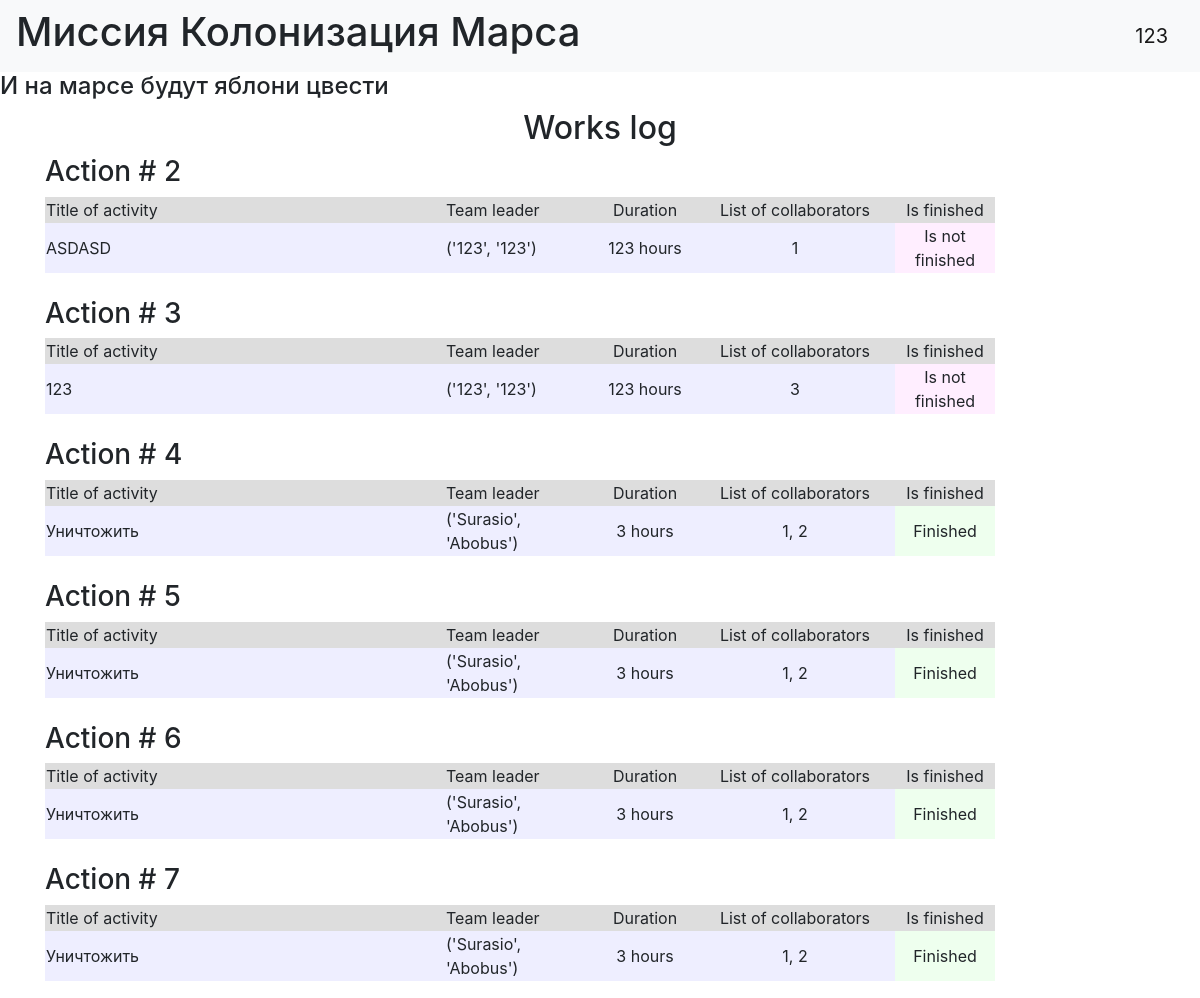
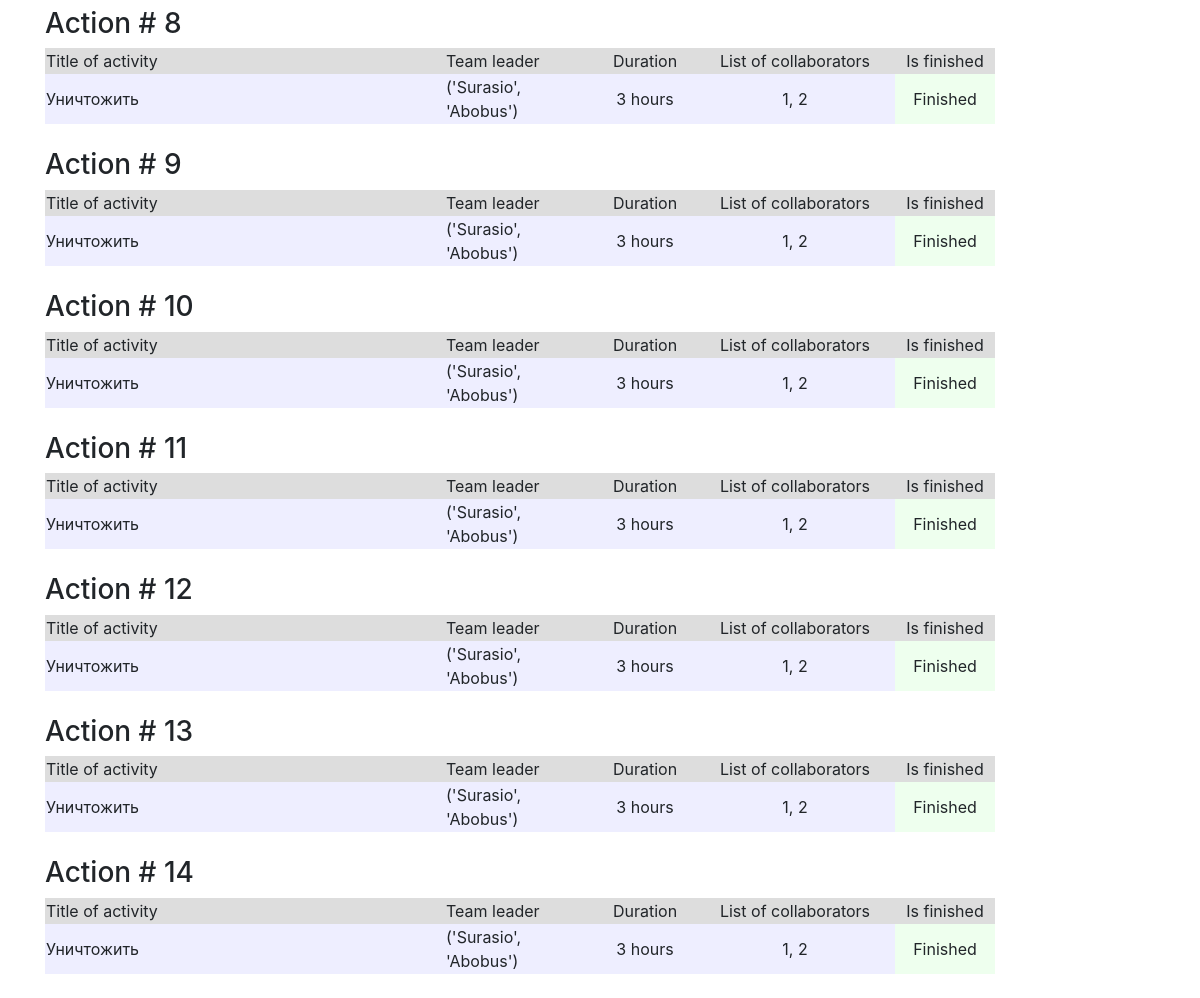
The page / (signed in) on the database its author committed (2 pictures, top to bottom).
### data/users.py (models this page shows, shortened)
class User(SqlAlchemyBase, UserMixin, SerializerMixin):
    __tablename__ = 'users'
    id = sqlalchemy.Column(sqlalchemy.Integer,
                           primary_key=True, autoincrement=True)
    surname = sqlalchemy.Column(sqlalchemy.String)
    name = sqlalchemy.Column(sqlalchemy.String)
    age = sqlalchemy.Column(sqlalchemy.Integer)
    position = sqlalchemy.Column(sqlalchemy.String)
    speciality = sqlalchemy.Column(sqlalchemy.String)
    address = sqlalchemy.Column(sqlalchemy.String)
    email = sqlalchemy.Column(sqlalchemy.String, unique=True)
    hashed_password = sqlalchemy.Column(sqlalchemy.String)
    created_date = sqlalchemy.Column(sqlalchemy.DateTime, default=datetime.datetime.now)
    jobs = orm.relationship("Jobs", back_populates='user')

### data/jobs.py (models this page shows, shortened)
class Jobs(SqlAlchemyBase, UserMixin, SerializerMixin):
    __tablename__ = 'jobs'
    id = sqlalchemy.Column(sqlalchemy.Integer,
                           primary_key=True, autoincrement=True)
    team_leader = sqlalchemy.Column(sqlalchemy.Integer,
                                    sqlalchemy.ForeignKey("users.id"))
    job = sqlalchemy.Column(sqlalchemy.String, nullable=True)
    work_size = sqlalchemy.Column(sqlalchemy.Integer, default=0, nullable=True)
    collaborators = sqlalchemy.Column(sqlalchemy.String, nullable=True)
    start_date = sqlalchemy.Column(sqlalchemy.DateTime)
    end_date = sqlalchemy.Column(sqlalchemy.DateTime)
    is_finished = sqlalchemy.Column(sqlalchemy.Boolean, default=True)
    user = orm.relationship('User')

### server.py (the view)
@app.route("/")
def index():
    session = db_session.create_session()
    jobs = session.query(Jobs).all()
    users = session.query(User).all()
    names = {name.id: (name.surname, name.name) for name in users}
    return render_template("index.html", jobs=jobs, names=names)

### data/db_session.py (called while the page is built)
def create_session() -> Session:
    global __factory
    return __factory()

### server.py (called while the page is built)
@login_manager.user_loader
def load_user(user_id):
    db_sess = db_session.create_session()
    return db_sess.query(User).get(user_id)

### templates/index.html (shortened to what this page needs)
{% extends "base.html" %}
{% block content %}
<h2 align="center">Works log</h2>
{% for job in jobs %}
<h3>Action # {{ job.id }}</h3>
<div class="table_container">
    <table class="my_table">
        <tr class="my_row">
            <td class="title" width="400px" bgcolor="#dddddd">Title of activity</td>
            <td class="title" width="150px" bgcolor="#dddddd">Team leader</td>
            <td class="title" width="100px" bgcolor="#dddddd" align="center">Duration</td>
            <td class="title" width="200px" bgcolor="#dddddd" align="center">List of collaborators</td>
            <td class="title" width="100px" bgcolor="#dddddd" align="center">Is finished</td>
        </tr>
        <tr class="my_row">
            <td class="ordinary" bgcolor="#eeeeff">{{ job.job}}</td>
            <td class="ordinary" bgcolor="#eeeeff">{{ names[job.team_leader]}}</td>
            <td class="ordinary" bgcolor="#eeeeff" align="center">{{ job.work_size }} hours</td>
            <td class="ordinary" bgcolor="#eeeeff" align="center">{{ job.collaborators }}</td>
            {% if job.is_finished %}
            <td class="ordinary" bgcolor="#eeffee" align="center">Finished</td>
            {% else %}
            <td class="ordinary" bgcolor="#ffeeff" align="center">Is not finished</td>
            {% endif %}
        </tr>
    </table>
</div>
<br>
{% endfor %}
{% endblock %}

### templates/base.html (shortened to what this page needs)
<!doctype html>
<html lang="en">
<head>
    <link rel="stylesheet" href="https://stackpath.bootstrapcdn.com/bootstrap/4.4.1/css/bootstrap.min.css">
    <header>
        <nav class="navbar navbar-light bg-light">
            <h1>Миссия Колонизация Марса</h1>
            {% if current_user.is_authenticated %}
                <a class="navbar-brand" href="/logout">{{ current_user.name }}</a>
            {% else %}
                <p>
                    <a class="btn btn-primary " href="/register">Зарегистрироваться</a>
                    <a class="btn btn-success" href="/login">Войти</a>
                </p>
            {% endif %}
        </nav>
        <h4>И на марсе будут яблони цвести</h4>
    </header>
</head>
    <main role="main" class="container">
        {% block content %}{% endblock %}
    </main>
</html>

### rows shown on the page
User: name "123"
Jobs: id "2", job "ASDASD", team_leader "('123', '123')", work_size "123", collaborators "1", is_finished "Is not finished"
Jobs: id "3", job "123", team_leader "('123', '123')", work_size "123", collaborators "3", is_finished "Is not finished"
Jobs: id "4", job "Уничтожить", team_leader "('Surasio', 'Abobus')", work_size "3", collaborators "1, 2", is_finished "Finished"
Jobs: id "5", job "Уничтожить", team_leader "('Surasio', 'Abobus')", work_size "3", collaborators "1, 2", is_finished "Finished"
Jobs: id "6", job "Уничтожить", team_leader "('Surasio', 'Abobus')", work_size "3", collaborators "1, 2", is_finished "Finished"
Jobs: id "7", job "Уничтожить", team_leader "('Surasio', 'Abobus')", work_size "3", collaborators "1, 2", is_finished "Finished"
Jobs: id "8", job "Уничтожить", team_leader "('Surasio', 'Abobus')", work_size "3", collaborators "1, 2", is_finished "Finished"
Jobs: id "9", job "Уничтожить", team_leader "('Surasio', 'Abobus')", work_size "3", collaborators "1, 2", is_finished "Finished"
Jobs: id "10", job "Уничтожить", team_leader "('Surasio', 'Abobus')", work_size "3", collaborators "1, 2", is_finished "Finished"
Jobs: id "11", job "Уничтожить", team_leader "('Surasio', 'Abobus')", work_size "3", collaborators "1, 2", is_finished "Finished"
Jobs: id "12", job "Уничтожить", team_leader "('Surasio', 'Abobus')", work_size "3", collaborators "1, 2", is_finished "Finished"
Jobs: id "13", job "Уничтожить", team_leader "('Surasio', 'Abobus')", work_size "3", collaborators "1, 2", is_finished "Finished"
Jobs: id "14", job "Уничтожить", team_leader "('Surasio', 'Abobus')", work_size "3", collaborators "1, 2", is_finished "Finished"
